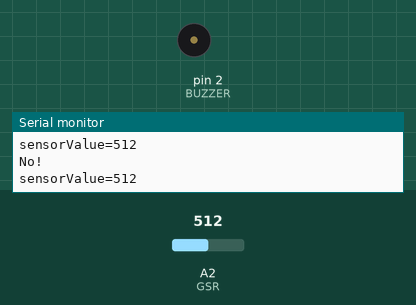
Simulated run of this sketch. Board: Arduino Uno, built with avr-gcc and run on an emulated ATmega328P. On the bench: buzzer (waves = sounding, pin HIGH), the last lines printed to the serial monitor. Inputs (shaded band) come from the test bench; at power-on: A2 (GSR) = 512.

Above: at 4.7 s.
4.8 s: A2 (GSR) set to 54
7.8 s: A2 (GSR) set to 46
At 8.07 s:
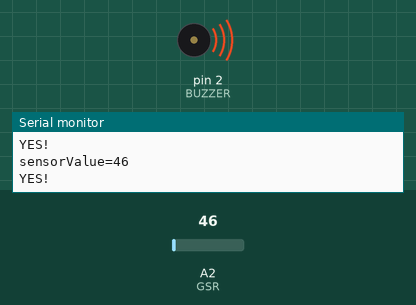
Timing chart, 0 to 16.8 s (numbered marks = the images above; inputs shaded):
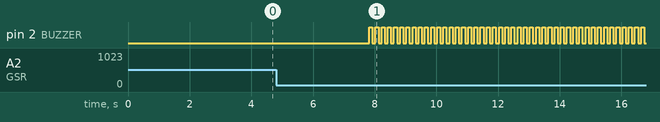

The sketch:

____.ino
```cpp
const int BUZZER=2;
const int GSR=A2;
int threshold=0;
int sensorValue;

void setup(){
  long sum=0;
  Serial.begin(9600);
  pinMode(BUZZER,OUTPUT);
  digitalWrite(BUZZER,LOW);
  delay(1000);

 for(int i=0;i<500;i++)
  {
  sensorValue=analogRead(GSR);
  sum += sensorValue;
  delay(5);
  }
  threshold = sum/500;
   Serial.print("threshold =");
   Serial.println(threshold);
  }

void loop(){
  int temp;
  sensorValue=analogRead(GSR);
  Serial.print("sensorValue=");
  Serial.println(sensorValue);
  //temp = threshold - sensorValue;
  if(abs(sensorValue)<50)
  {
    digitalWrite(BUZZER,HIGH);
    Serial.println("YES!");
    delay(100);
    digitalWrite(BUZZER,LOW);
    delay(100);
  } else  if(abs(sensorValue) >= 50){
    Serial.println("No!");
  }

  }
```

Measured:
- the behaviour switches between 50 and 49 on A2 (GSR) (found by bisection; images 0 and 1)
- after the input at 7.8 s, pin 2 (BUZZER): alternates HIGH for 0.10 s and LOW for 0.10 s, starting at once
